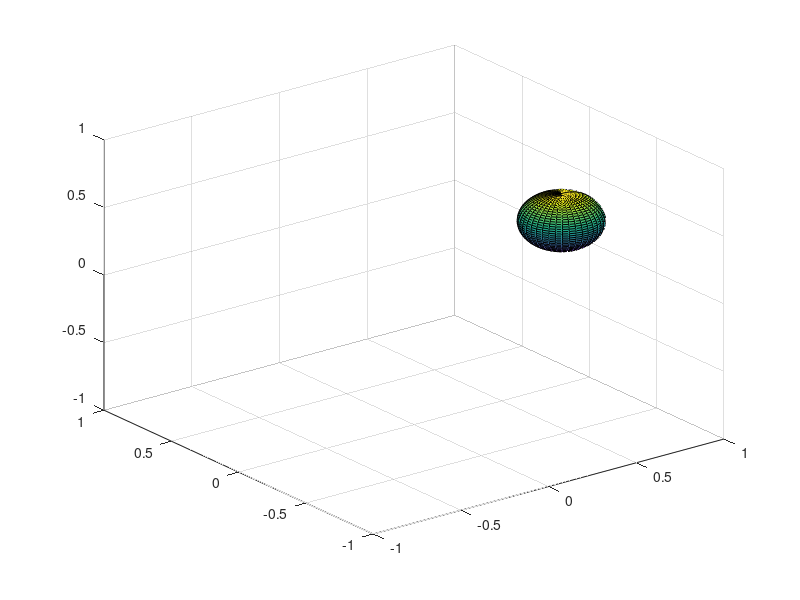

Recreate this plot in MATLAB.
clc;
clear;
data = load('path0.txt');%z_record_pos7  meas_pred_res_time_4   tool_force_data

x = data(:,1);
y = data(:,2);
z = data(:,3);

dataB = load('pathB.txt');%z_record_pos7  meas_pred_res_time_4   tool_force_data

xB = dataB(:,1);
yB = dataB(:,2);
zB = dataB(:,3);
%d_time = diff(time);

[xs,ys,zs]=sphere(40);
r=0.2;
xs=r*xs+0.84;%后面的0.4/0/0.2为球心坐标
ys=r*ys+0;
zs=r*zs+0.215;

figure(1)
plot3(x,y,z,'g')
hold on
plot3(xB,yB,zB,'r')
hold on
surf(xs,ys,zs)
grid on
axis([-1,1,-1,1,-1,1]);

